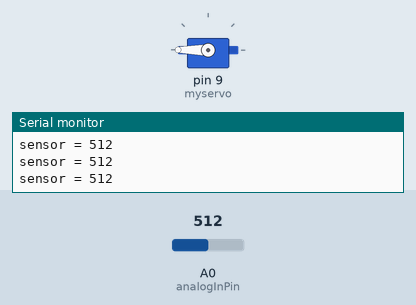
Recording of a sketch running on a simulated Arduino Uno, built with avr-gcc and run on an emulated ATmega328P. Shown: servo, the last lines printed to the serial monitor. Inputs (shaded band) come from the test bench; at power-on: A0 (analogInPin) = 512.

Above: at 1.2 s.
1.3 s: A0 (analogInPin) set to 306
At 2.14 s:
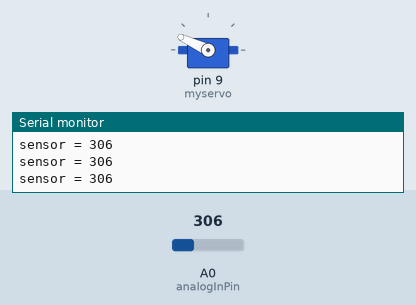
4.3 s: A0 (analogInPin) set to 510
7.3 s: A0 (analogInPin) set to 716
At 8.53 s:
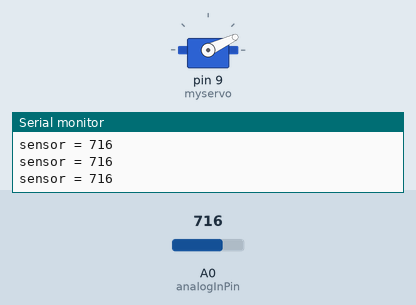
10.3 s: A0 (analogInPin) set to 490
11.8 s: A0 (analogInPin) set to 0
At 14.4 s:
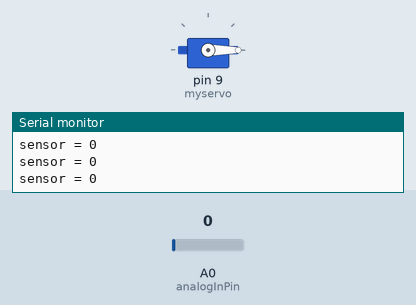
Timing chart, 0 to 15.8 s (numbered marks = the images above; inputs shaded):
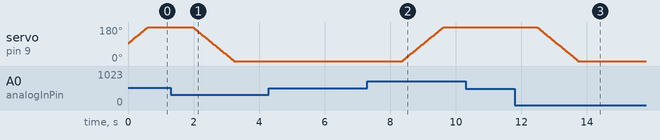

The sketch:

commutator_ardiuno.ino
```cpp
//  Active Commutator
// 01.13.15
// WALIII

// Hall sensor controlled active commutator, driven by a servo motor
// Inspired by :
//
//
#include <Servo.h>

Servo myservo;

int pos = 90;
const int analogInPin = A0;
int sensorValue = 0;        // value read from the pot
int setpoint = 500;

void setup() {
  // initialize serial communications at 9600 bps:
  Serial.begin(9600);
  myservo.attach(9);  // attaches the servo on pin 9 to the servo object
}

void loop() {


  sensorValue = analogRead(analogInPin);

  Serial.print("sensor = " );
  Serial.println(sensorValue);


  if(sensorValue> setpoint+10){
      pos = pos+5;
  myservo.write(pos);
  delay(15);
}

  if(sensorValue < setpoint-10){
    pos = pos-5;
    myservo.write(pos);
    delay(15);
}

if(sensorValue > setpoint-10 && sensorValue < setpoint+10){
pos = 90;
   myservo.write(pos);
}

  delay(20);
}
```

Measured:
- after the input at 7.3 s, servo on pin 9 (myservo): moves from 0° to 180° over 1.2 s, starting after 1.1 s
- after the input at 11.8 s, servo on pin 9 (myservo): moves from 180° to 0° over 1.2 s, starting after 0.69 s
